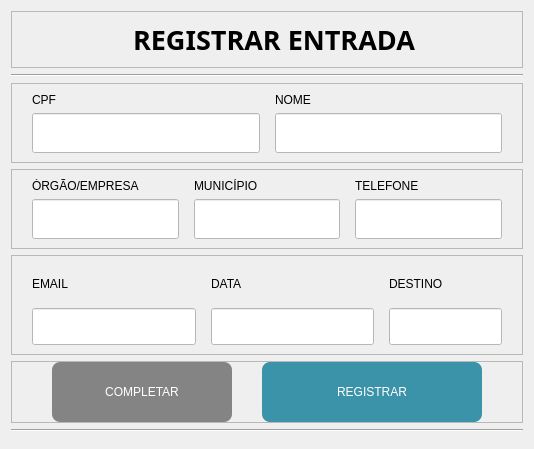
         <widget class="QWidget" name="page_2">
          <layout class="QVBoxLayout" name="verticalLayout_3">
           <item>
            <widget class="QFrame" name="frame_7">
             <property name="maximumSize">
              <size>
               <width>16777215</width>
               <height>90</height>
              </size>
             </property>
             <property name="frameShape">
              <enum>QFrame::StyledPanel</enum>
             </property>
             <property name="frameShadow">
              <enum>QFrame::Raised</enum>
             </property>
             <layout class="QHBoxLayout" name="horizontalLayout_3">
              <item>
               <widget class="QLabel" name="label_4">
                <property name="font">
                 <font>
                  <family>Yu Gothic UI Semibold</family>
                  <pointsize>20</pointsize>
                  <weight>75</weight>
                  <bold>true</bold>
                 </font>
                </property>
                <property name="text">
                 <string>  REGISTRAR ENTRADA</string>
                </property>
                <property name="alignment">
                 <set>Qt::AlignCenter</set>
                </property>
               </widget>
              </item>
             </layout>
            </widget>
           </item>
           <item>
            <widget class="Line" name="line_2">
             <property name="orientation">
              <enum>Qt::Horizontal</enum>
             </property>
            </widget>
           </item>
           <item>
            <widget class="QFrame" name="frame_9">
             <property name="maximumSize">
              <size>
               <width>16777215</width>
               <height>180</height>
              </size>
             </property>
             <property name="frameShape">
              <enum>QFrame::StyledPanel</enum>
             </property>
             <property name="frameShadow">
              <enum>QFrame::Raised</enum>
             </property>
             <layout class="QGridLayout" name="gridLayout_3">
              <property name="leftMargin">
               <number>20</number>
              </property>
              <property name="rightMargin">
               <number>20</number>
              </property>
              <property name="horizontalSpacing">
               <number>15</number>
              </property>
              <item row="0" column="0">
               <widget class="QLabel" name="label_5">
                <property name="maximumSize">
                 <size>
                  <width>16777215</width>
                  <height>50</height>
                 </size>
                </property>
                <property name="styleSheet">
                 <string notr="true">font: 14pt &quot;Yu Gothic UI&quot;;</string>
                </property>
                <property name="text">
                 <string>CPF</string>
                </property>
               </widget>
              </item>
              <item row="0" column="1">
               <widget class="QLabel" name="label_6">
                <property name="styleSheet">
                 <string notr="true">font: 14pt &quot;Yu Gothic UI&quot;;</string>
                </property>
                <property name="text">
                 <string>NOME</string>
                </property>
               </widget>
              </item>
              <item row="1" column="0">
               <widget class="QLineEdit" name="line_CPF">
                <property name="minimumSize">
                 <size>
                  <width>0</width>
                  <height>40</height>
                 </size>
                </property>
                <property name="maximumSize">
                 <size>
                  <width>300</width>
                  <height>16777215</height>
                 </size>
                </property>
                <property name="styleSheet">
                 <string notr="true">text-transform: uppercase;
padding-left: 5px;
font: 14pt &quot;Yu Gothic UI&quot;;
background-color: rgb(255, 255, 255);</string>
                </property>
                <property name="inputMask">
                 <string/>
                </property>
                <property name="text">
                 <string/>
                </property>
                <property name="placeholderText">
                 <string/>
                </property>
                <property name="clearButtonEnabled">
                 <bool>true</bool>
                </property>
               </widget>
              </item>
              <item row="1" column="1">
               <widget class="QLineEdit" name="line_nome">
                <property name="minimumSize">
                 <size>
                  <width>0</width>
                  <height>40</height>
                 </size>
                </property>
                <property name="styleSheet">
                 <string notr="true">text-transform: uppercase;
padding-left: 5px;
font: 14pt &quot;Yu Gothic UI&quot;;
background-color: rgb(255, 255, 255);</string>
                </property>
               </widget>
              </item>
             </layout>
            </widget>
           </item>
           <item>
            <widget class="QFrame" name="frame_11">
             <property name="maximumSize">
              <size>
               <width>16777215</width>
               <height>120</height>
              </size>
             </property>
             <property name="frameShape">
              <enum>QFrame::StyledPanel</enum>
             </property>
             <property name="frameShadow">
              <enum>QFrame::Raised</enum>
             </property>
             <layout class="QGridLayout" name="gridLayout_5">
              <property name="leftMargin">
               <number>20</number>
              </property>
              <property name="rightMargin">
               <number>20</number>
              </property>
              <property name="horizontalSpacing">
               <number>15</number>
              </property>
              <item row="0" column="0">
               <widget class="QLabel" name="label_7">
                <property name="maximumSize">
                 <size>
                  <width>16777215</width>
                  <height>50</height>
                 </size>
                </property>
                <property name="styleSheet">
                 <string notr="true">font: 14pt &quot;Yu Gothic UI&quot;;</string>
                </property>
                <property name="text">
                 <string>ÓRGÃO/EMPRESA</string>
                </property>
               </widget>
              </item>
              <item row="0" column="1">
               <widget class="QLabel" name="label_8">
                <property name="styleSheet">
                 <string notr="true">font: 14pt &quot;Yu Gothic UI&quot;;</string>
                </property>
                <property name="text">
                 <string>MUNICÍPIO</string>
                </property>
               </widget>
              </item>
              <item row="0" column="2">
               <widget class="QLabel" name="label_9">
                <property name="styleSheet">
                 <string notr="true">font: 14pt &quot;Yu Gothic UI&quot;;</string>
                </property>
                <property name="text">
                 <string>TELEFONE</string>
                </property>
               </widget>
              </item>
              <item row="1" column="0">
               <widget class="QLineEdit" name="line_orgao">
                <property name="minimumSize">
                 <size>
                  <width>0</width>
                  <height>40</height>
                 </size>
                </property>
                <property name="maximumSize">
                 <size>
                  <width>400</width>
                  <height>16777215</height>
                 </size>
                </property>
                <property name="styleSheet">
                 <string notr="true">text-transform: uppercase;
padding-left: 5px;
font: 14pt &quot;Yu Gothic UI&quot;;
background-color: rgb(255, 255, 255);</string>
                </property>
               </widget>
              </item>
              <item row="1" column="1">
               <widget class="QLineEdit" name="line_muni">
                <property name="minimumSize">
                 <size>
                  <width>0</width>
                  <height>40</height>
                 </size>
                </property>
                <property name="styleSheet">
                 <string notr="true">text-transform: uppercase;
padding-left: 5px;
font: 14pt &quot;Yu Gothic UI&quot;;
background-color: rgb(255, 255, 255);</string>
                </property>
               </widget>
              </item>
              <item row="1" column="2">
               <widget class="QLineEdit" name="line_tel">
                <property name="minimumSize">
                 <size>
                  <width>0</width>
                  <height>40</height>
                 </size>
                </property>
                <property name="maximumSize">
                 <size>
                  <width>200</width>
                  <height>16777215</height>
                 </size>
                </property>
                <property name="styleSheet">
                 <string notr="true">text-transform: uppercase;
padding-left: 5px;
font: 14pt &quot;Yu Gothic UI&quot;;
background-color: rgb(255, 255, 255);</string>
                </property>
                <property name="clearButtonEnabled">
                 <bool>true</bool>
                </property>
               </widget>
              </item>
             </layout>
            </widget>
           </item>
           <item>
            <widget class="QFrame" name="frame_8">
             <property name="minimumSize">
              <size>
               <width>0</width>
               <height>100</height>
              </size>
             </property>
             <property name="maximumSize">
              <size>
               <width>16777215</width>
               <height>120</height>
              </size>
             </property>
             <property name="frameShape">
              <enum>QFrame::StyledPanel</enum>
             </property>
             <property name="frameShadow">
              <enum>QFrame::Raised</enum>
             </property>
             <layout class="QGridLayout" name="gridLayout_4">
              <property name="leftMargin">
               <number>20</number>
              </property>
              <property name="rightMargin">
               <number>20</number>
              </property>
              <property name="horizontalSpacing">
               <number>15</number>
              </property>
              <item row="0" column="0">
               <widget class="QLabel" name="label_10">
                <property name="maximumSize">
                 <size>
                  <width>16777215</width>
                  <height>50</height>
                 </size>
                </property>
                <property name="styleSheet">
                 <string notr="true">font: 14pt &quot;Yu Gothic UI&quot;;</string>
                </property>
                <property name="text">
                 <string>EMAIL</string>
                </property>
               </widget>
              </item>
              <item row="0" column="1">
               <widget class="QLabel" name="label_11">
                <property name="styleSheet">
                 <string notr="true">font: 14pt &quot;Yu Gothic UI&quot;;</string>
                </property>
                <property name="text">
                 <string>DATA</string>
                </property>
               </widget>
              </item>
              <item row="1" column="1">
               <widget class="QLineEdit" name="line_data">
                <property name="minimumSize">
                 <size>
                  <width>150</width>
                  <height>0</height>
                 </size>
                </property>
                <property name="maximumSize">
                 <size>
                  <width>255</width>
                  <height>40</height>
                 </size>
                </property>
                <property name="styleSheet">
                 <string notr="true">text-transform: uppercase;
padding-left: 5px;
font: 14pt &quot;Yu Gothic UI&quot;;
background-color: rgb(255, 255, 255);</string>
                </property>
                <property name="inputMask">
                 <string/>
                </property>
                <property name="placeholderText">
                 <string/>
                </property>
                <property name="clearButtonEnabled">
                 <bool>true</bool>
                </property>
               </widget>
              </item>
              <item row="1" column="2" colspan="2">
               <widget class="QLineEdit" name="line_destino">
                <property name="minimumSize">
                 <size>
                  <width>0</width>
                  <height>0</height>
                 </size>
                </property>
                <property name="maximumSize">
                 <size>
                  <width>16777215</width>
                  <height>40</height>
                 </size>
                </property>
                <property name="styleSheet">
                 <string notr="true">text-transform: uppercase;
padding-left: 5px;
font: 14pt &quot;Yu Gothic UI&quot;;
background-color: rgb(255, 255, 255);</string>
                </property>
               </widget>
              </item>
              <item row="0" column="2">
               <widget class="QLabel" name="label_12">
                <property name="styleSheet">
                 <string notr="true">font: 14pt &quot;Yu Gothic UI&quot;;</string>
                </property>
                <property name="text">
                 <string>DESTINO</string>
                </property>
               </widget>
              </item>
              <item row="1" column="0">
               <widget class="QLineEdit" name="line_email">
                <property name="minimumSize">
                 <size>
                  <width>0</width>
                  <height>0</height>
                 </size>
                </property>
                <property name="maximumSize">
                 <size>
                  <width>500</width>
                  <height>40</height>
                 </size>
                </property>
                <property name="styleSheet">
                 <string notr="true">text-transform: lowercase;
padding-left: 5px;
font: 14pt &quot;Yu Gothic UI&quot;;
background-color: rgb(255, 255, 255);</string>
                </property>
               </widget>
              </item>
             </layout>
            </widget>
           </item>
           <item>
            <widget class="QFrame" name="frame_10">
             <property name="minimumSize">
              <size>
               <width>0</width>
               <height>0</height>
              </size>
             </property>
             <property name="maximumSize">
              <size>
               <width>16777215</width>
               <height>16777215</height>
              </size>
             </property>
             <property name="frameShape">
              <enum>QFrame::StyledPanel</enum>
             </property>
             <property name="frameShadow">
              <enum>QFrame::Raised</enum>
             </property>
             <layout class="QHBoxLayout" name="horizontalLayout_4">
              <property name="spacing">
               <number>30</number>
              </property>
              <property name="leftMargin">
               <number>0</number>
              </property>
              <property name="topMargin">
               <number>0</number>
              </property>
              <property name="rightMargin">
               <number>0</number>
              </property>
              <property name="bottomMargin">
               <number>0</number>
              </property>
              <item>
               <spacer name="horizontalSpacer_2">
                <property name="orientation">
                 <enum>Qt::Horizontal</enum>
                </property>
                <property name="sizeHint" stdset="0">
                 <size>
                  <width>40</width>
                  <height>20</height>
                 </size>
                </property>
               </spacer>
              </item>
              <item>
               <widget class="QPushButton" name="btn_complete">
                <property name="minimumSize">
                 <size>
                  <width>180</width>
                  <height>60</height>
                 </size>
                </property>
                <property name="maximumSize">
                 <size>
                  <width>150</width>
                  <height>60</height>
                 </size>
                </property>
                <property name="styleSheet">
                 <string notr="true">QPushButton{
	border-radius: 8px;
	background-color: rgb(132, 132, 132);
	color: rgb(255, 255, 255);
	font: 63 12pt &quot;Yu Gothic UI Semibold&quot;;
}
QPushButton:hover{
	background-color: rgb(152, 152, 152);
	color: rgb(255, 255, 255);
}
QPushButton:pressed{
	background-color: rgb(159, 159, 159);
	color: rgb(255, 255, 255);
}</string>
                </property>
                <property name="text">
                 <string>COMPLETAR</string>
                </property>
               </widget>
              </item>
              <item>
               <widget class="QPushButton" name="brn_salvar">
                <property name="minimumSize">
                 <size>
                  <width>220</width>
                  <height>60</height>
                 </size>
                </property>
                <property name="maximumSize">
                 <size>
                  <width>180</width>
                  <height>60</height>
                 </size>
                </property>
                <property name="styleSheet">
                 <string notr="true">QPushButton{
	border-radius: 8px;
    background-color: rgb(59, 147, 170);
	color: rgb(255, 255, 255);
	font: 63 12pt &quot;Yu Gothic UI Semibold&quot;;
}
QPushButton:hover{
background-color: rgb(79, 167, 190);
}
QPushButton:pressed{
	background-color: rgb(159, 159, 159);
}
</string>
                </property>
                <property name="text">
                 <string>REGISTRAR</string>
                </property>
               </widget>
              </item>
              <item>
               <spacer name="horizontalSpacer_3">
                <property name="orientation">
                 <enum>Qt::Horizontal</enum>
                </property>
                <property name="sizeHint" stdset="0">
                 <size>
                  <width>40</width>
                  <height>20</height>
                 </size>
                </property>
               </spacer>
              </item>
             </layout>
            </widget>
           </item>
           <item>
            <widget class="Line" name="line_3">
             <property name="orientation">
              <enum>Qt::Horizontal</enum>
             </property>
            </widget>
           </item>
           <item>
            <widget class="QFrame" name="frame_12">
             <property name="maximumSize">
              <size>
               <width>16777215</width>
               <height>35</height>
              </size>
             </property>
             <property name="frameShape">
              <enum>QFrame::StyledPanel</enum>
             </property>
             <property name="frameShadow">
              <enum>QFrame::Raised</enum>
             </property>
            </widget>
           </item>
          </layout>
         </widget>
